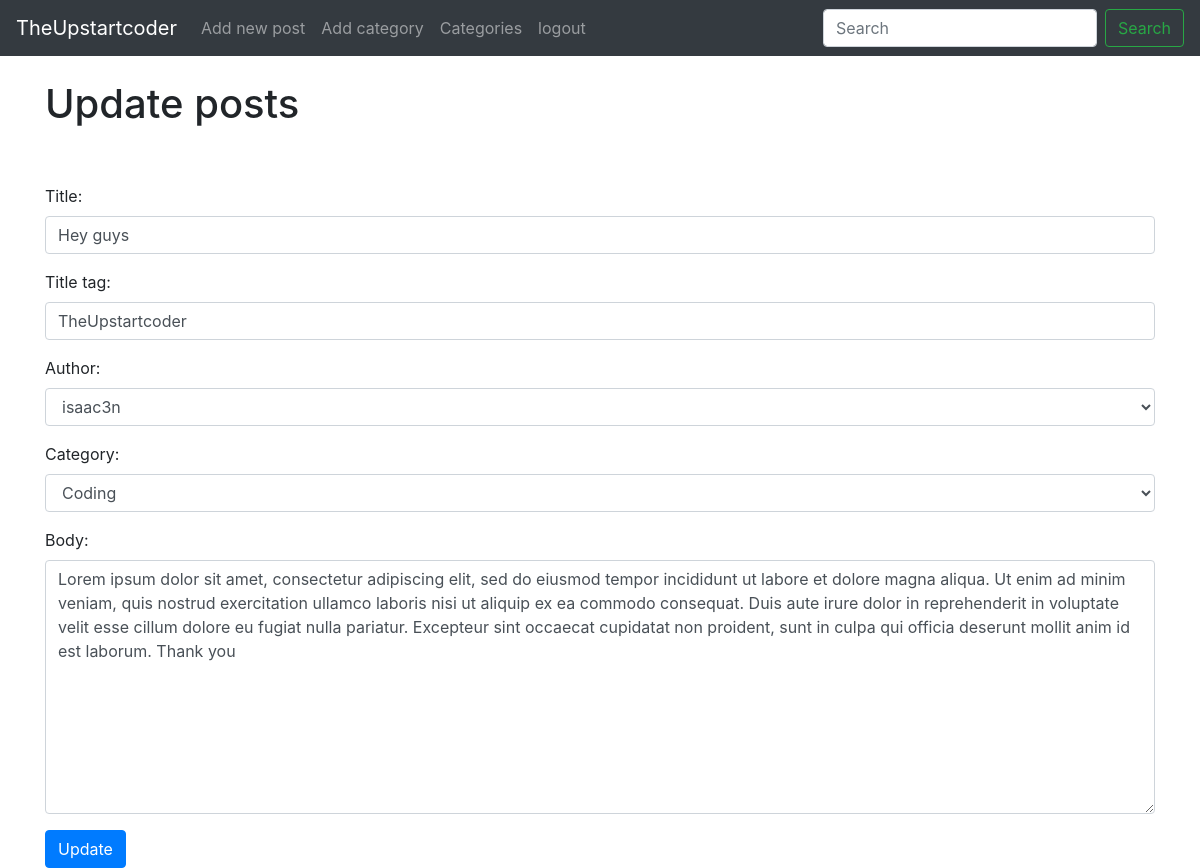
Screenshot of /article/edit/1 (signed in) with the database file from the repository.
### myblog/models.py (models this page shows, shortened)
class Post(models.Model):
    title = models.CharField(max_length=255)
    title_tag = models.CharField(max_length=25, default='TheUpstartcoder')
    author = models.ForeignKey(User, on_delete=models.CASCADE)
    body = models.TextField()
    pub_date =models.DateField(auto_now_add=True)
    category = models.CharField( max_length=255, default="coding")
    likes = models.ManyToManyField(User, related_name='blog_posts')

### myblog/views.py (the view)
# urls.py: path('article/edit/<int:pk>', UpdatePostView.as_view(), name='update_post'),
class UpdatePostView(UpdateView):
    model = Post
    form_class = PostForm
    template_name = 'update_post.html'

### myblog/forms.py
class PostForm(forms.ModelForm):
    class Meta:
        model = Post
        fields = ['title', 'title_tag', 'author','category', 'body']
        widgets = {
            'title' : forms.TextInput(attrs={'class': 'form-control', 'placeholder' : 'Give a fitting Title'}),
            'title_tag' : forms.TextInput(attrs={'class': 'form-control'}),
            'author' : forms.Select(attrs={'class': 'form-control'}),
            'category' : forms.Select(choices=choice_list, attrs={'class': 'form-control'}),
            'body' : forms.Textarea(attrs={'class': 'form-control'}),
        }

### myblog/templates/update_post.html (shortened to what this page needs)
{% extends 'base.html' %}
{% block content %}
{% if user.is_authenticated %}
    {% if user.is_superuser or user.id == post.author.id %}
        <h1>Update posts </h1>
        <br>
        <div clas='form-group'>
            <form method="POST">{% csrf_token %}
                <br>
                {{ form.as_p }}
                <button class="btn btn-primary">Update</button>
            </form>
        </div>
    {% else %}
        <p>This page is not available, Go back to the home page: <a href="{% url 'home' %}"  <button type="button" class="btn btn-secondary"> Home</button></a></p>
    {% endif %}
{% else %}
<p>This page is not available, Go back to the home page: <a href="{% url 'home' %}"  <button type="button" class="btn btn-secondary"> Home</button></a></p>
{% endif %}
{% endblock %}

### rows the page displays
Post: title "Hey guys", title_tag "TheUpstartcoder", author "isaac3n", category "Coding", body "Lorem ipsum dolor sit amet, consectetur adipiscing elit, sed do eiusmod tempor incididunt ut labore et dolore magna aliqua. Ut enim ad minim veniam, quis nostrud exercitation ullamco laboris nisi ut aliquip ex ea commodo consequat. Duis aute irure dolor in reprehenderit in voluptate velit esse cillum dolore eu fugiat nulla pariatur. Excepteur sint occaecat cupidatat non proident, sunt in culpa qui officia deserunt mollit anim id est laborum. Thank you"
